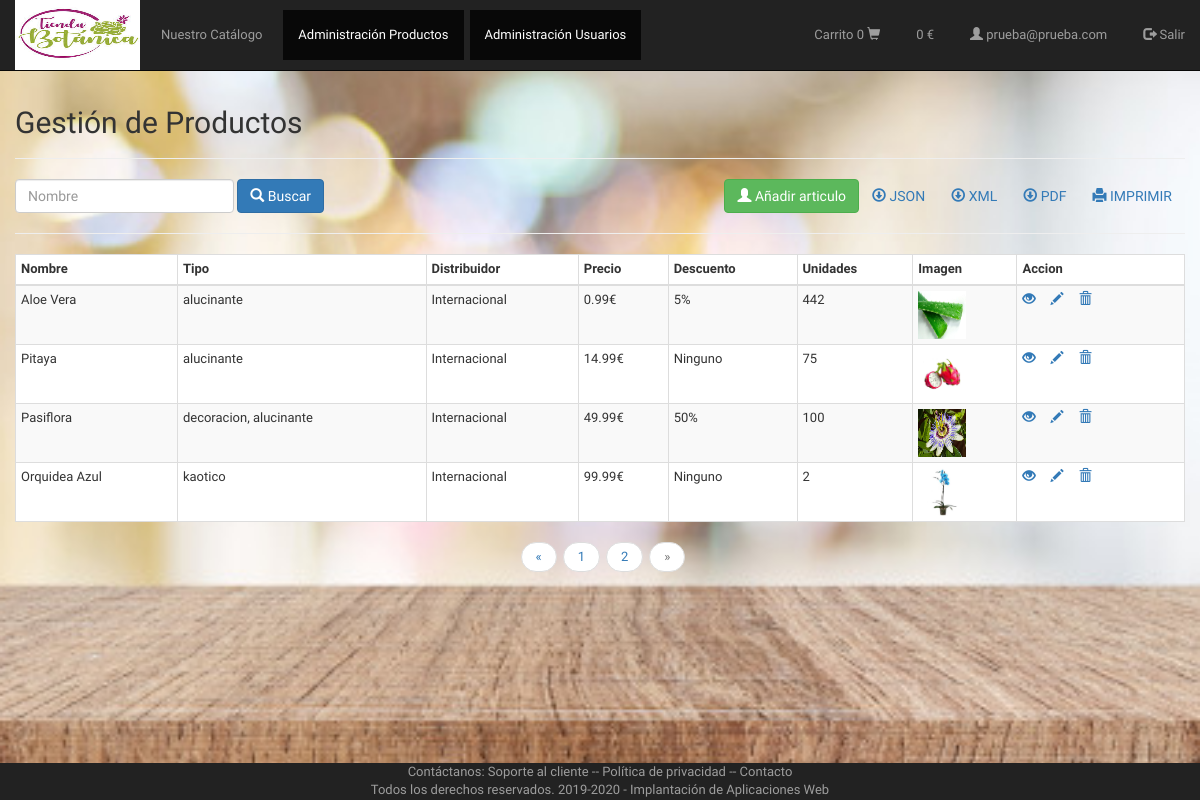
The app's page /vistas/admin_articulos.php?limit=4&page=2 (signed in) with its own data.
### tables this page shows
CREATE TABLE `articulos` (
  `id` int(11) NOT NULL,
  `nombre` text NOT NULL,
  `tipo` text NOT NULL,
  `distribuidor` text NOT NULL,
  `precio` text NOT NULL,
  `descuento` text NOT NULL,
  `unidades` text NOT NULL,
  `imagen` text NOT NULL
);

### controladores/ControladorBD.php (called while the page is built, shortened)
<?php
class ControladorBD {
    private $servername = "localhost";
    private $username = "root";
    private $password = "";
    private $dbname = "tienda2020";
    private $server ="mysql";
    private $bd;
    static private $instancia = null;
    public static function getControlador() {
        if (self::$instancia == null) {
            self::$instancia = new ControladorBD();
        }
        return self::$instancia;
    }
    public function abrirBD() {
        try {
            $this->bd = new PDO($this->server.":host=$this->servername;dbname=$this->dbname", $this->username, $this->password);
            $this->bd->setAttribute(PDO::ATTR_ERRMODE, PDO::ERRMODE_EXCEPTION);
        } catch (PDOException $e) {
            die("conexión fallida " . $e->getMessage());
        }
    }
    public function cerrarBD() {
        $this->bd = null;
    }
    public function consultarBD($consulta, $parametros=null){
        if($parametros!=null)
            return $this->consultarBDParametros($consulta,$parametros);
        else
            return $this->consultarBDDirecta($consulta);
    }
    private function consultarBDParametros($consulta, $parametros) {
        $this->st = $this->bd->prepare($consulta);
        $this->st->execute($parametros);
        return $this->st;
    }
}

### modelos/articulo.php (called while the page is built, shortened)
<?php
class Articulo {
    private $id;
    private $nombre;
    private $tipo;
    private $distribuidor;
    private $precio;
    private $descuento;
    private $unidades;
    private $imagen;
    public function __construct($id, $nombre, $tipo, $distribuidor, $precio, $descuento, $unidades, $imagen) {
        $this->id = $id;
        $this->nombre = $nombre;
        $this->tipo = $tipo;
        $this->distribuidor = $distribuidor;
        $this->precio = $precio;
        $this->descuento = $descuento;
        $this->unidades = $unidades;
        $this->imagen = $imagen;
    }
    function getid() {
        return $this->id;
    }
    function getnombre() {
        return $this->nombre;
    }
    function getTipo() {
        return $this->tipo;
    }
    function getDistribuidor() {
        return $this->distribuidor;
    }
    function getPrecio() {
        return $this->precio;
    }
    function getDescuento() {
        return $this->descuento;
    }
    function getUnidades() {
        return $this->unidades;
    }
    function getimagen() {
        return $this->imagen;
    }
}
?>

### utilidades/funciones.php (called while the page is built, shortened)
<?php
function encode($str){
    return urlencode(base64_encode($str));
}

### vistas/admin_articulos.php (the view, shortened to what this page needs)
<?php require_once VIEW_PATH."cabecera1.php"; ?>
<!DOCTYPE html>
<html lang="es">
<head>
</head>
    <div class="container-fluid">
        <div class="row">
            <div class="col-md-12">
                <div class="page-header clearfix" >
                    <h2 class="pull-left">Gestión de Productos</h2>
                </div>
                <form class="form-inline" action="<?php echo htmlspecialchars($_SERVER["PHP_SELF"]); ?>" method="post" id="no_imprimir">
                    <div class="form-group mx-sm-5 mb-2">
                        <input type="text" class="form-control" id="buscar" name="usuario" placeholder="Nombre">
                    </div>
                    <button type="submit" class="btn btn-primary mb-2"> <span class="glyphicon glyphicon-search"></span>  Buscar</button>
                    <a href="javascript:window.print()" class="btn pull-right"> <span class="glyphicon glyphicon-print"></span> IMPRIMIR</a>
                    <a href="/iaw/tienda2020/utilidades/descargar_pro.php?opcion=PDF" class="btn pull-right" target="_blank"><span class="glyphicon glyphicon-download"></span>  PDF</a>
                    <a href="/iaw/tienda2020/utilidades/descargar_pro.php?opcion=XML" class="btn pull-right" target="_blank"><span class="glyphicon glyphicon-download"></span>  XML</a>
                    <a href="/iaw/tienda2020/utilidades/descargar_pro.php?opcion=JSON" class="btn pull-right" target="_blank"><span class="glyphicon glyphicon-download"></span>  JSON</a>
                    <a href="create_articulos.php" class="btn btn-success pull-right"><span class="glyphicon glyphicon-user"></span>  Añadir articulo</a>
                </form>
           <hr>
            <?php
            require_once CONTROLLER_PATH."ControladorArticulo.php";
            require_once CONTROLLER_PATH ."Paginador.php";
            require_once UTILITY_PATH."funciones.php";
            if (!isset($_POST["usuario"])) {
                $nombre = "";
                $tipo = "";
            } else {
                $nombre = filtrado($_POST["usuario"]);
                $tipo = filtrado($_POST["usuario"]);
            }
            $pagina = (isset($_GET['page'])) ? $_GET['page'] : 1;
            $enlaces = (isset($_GET['enlaces'])) ? $_GET['enlaces'] : 10;
            $consulta = "SELECT * FROM articulos WHERE nombre LIKE :nombre OR tipo LIKE :tipo";
            $parametros = array(':nombre' => "%" .$nombre. "%", ':tipo' => "%".$tipo."%");
            $limite = 4;
            $paginador  = new Paginador($consulta, $parametros, $limite);
            $resultados = $paginador->getDatos($pagina);
            if (count($resultados->datos) > 0) {
                echo "<table class='table table-bordered table-striped table-condensed'>";
                echo "<thead>";
                echo "<tr>";
                echo "<th>Nombre</th>";
                echo "<th>Tipo</th>";
                echo "<th>Distribuidor</th>";
                echo "<th>Precio</th>";
                echo "<th>Descuento</th>";
                echo "<th>Unidades</th>";
                echo "<th>Imagen</th>";
                echo "<th>Accion</th>";
                echo "</tr>";
                echo "</thead>";
                echo "<tbody>";
                foreach ($resultados->datos as $a) {
                    $Articulo = new Articulo($a->id, $a->nombre, $a->tipo, $a->distribuidor, $a->precio, $a->descuento, $a->unidades,  $a->imagen);
                    echo "<tr>";
                        echo "<td>" . $Articulo->getnombre() . "</td>";
                        echo "<td>" . $Articulo->getTipo() . "</td>";
                        echo "<td>" . $Articulo->getDistribuidor() . "</td>";
                        echo "<td>" . $Articulo->getPrecio() . "€</td>";
                        echo "<td>";
                        if($Articulo->getDescuento() != 0 ){echo $Articulo->getDescuento()."%";
                        }else{echo 'Ninguno';}
                        echo "</td>";
                        echo "<td>" . $Articulo->getUnidades() . "</td>";
                        echo "<td><img src='/iaw/tienda2020/imagenes/" . $Articulo->getimagen() . "' width='48px' height='48px'></td>";
                        echo "<td>";
                            echo "<a href='/iaw/tienda2020/vistas/read_articulos.php?id=" . encode($Articulo->getid()) . "' title='Ver Articulo AQUI' data-toggle='tooltip'><span class='glyphicon glyphicon-eye-open'></span></a>";
                            echo "<a href='/iaw/tienda2020/vistas/update_articulos.php?id=" . encode($Articulo->getid()) . "' title='Actualizar Articulo AQUI' data-toggle='tooltip'><span class='glyphicon glyphicon-pencil'></span></a>";
                            echo "<a href='/iaw/tienda2020/vistas/delete_articulos.php?id=" . encode($Articulo->getid()) . "' title='Borrar Articulo' data-toggle='tooltip'><span class='glyphicon glyphicon-trash'></span></a>";
                        echo "</td>";
                    echo "</tr>";
                }
                echo "</tbody>";
                echo "</table>";
                echo "<ul class='pager' id='no_imprimir'>";
                echo $paginador->crearLinks($enlaces);
                echo "</ul>";
            } else {
                echo "<p><em>No se ha encontrado datos de Articulos.</em></p>";
            }
            ?>
            </div>
                </div>
            <br><br><br>
            <?php
                require_once VIEW_PATH . "pie.php"
            ?>

### vistas/cabecera1.php (style rules this page uses)
html,body { font-family: 'Numans', sans-serif; font-size: 13px; }
.page-header h2 { margin-top: -8px; }
table tr td:last-child a { margin-right: 15px; }
table { background-color: rgba(255,255,255,0.5); }
.table-bordered { background: white; }

### records on screen
articulos: nombre "Aloe Vera", tipo "alucinante", distribuidor "Internacional", precio "0.99", descuento "5", unidades "442", imagen (picture)
articulos: nombre "Pitaya", tipo "alucinante", distribuidor "Internacional", precio "14.99", descuento "Ninguno", unidades "75", imagen (picture)
articulos: nombre "Pasiflora", tipo "decoracion, alucinante", distribuidor "Internacional", precio "49.99", descuento "50", unidades "100", imagen (picture)
articulos: nombre "Orquidea Azul", tipo "kaotico", distribuidor "Internacional", precio "99.99", descuento "Ninguno", unidades "2", imagen (picture)

### other values on screen
$unidades "0"
$precio "0"
$correo "prueba@prueba.com"
